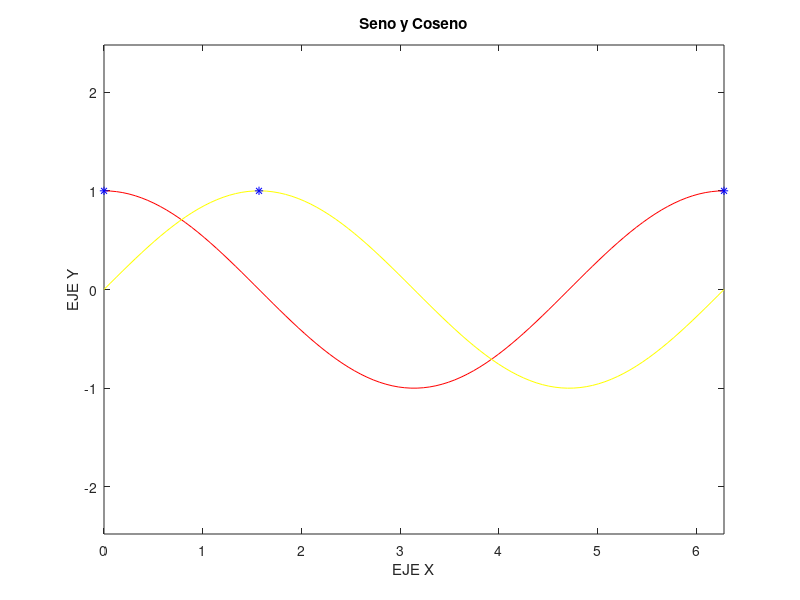

Here is the MATLAB script that generated this plot:
%Seno y coseno imprime las funciones seno y coseno con
% * en los maximos
theta=linspace(0,2*pi,100);
x=cos(theta);y=sin(theta);
plot(theta,x,'r',theta,y,'y',pi/2,1,'*b',0,1,'*b',2*pi,1,'*b');
axis('equal')
xlabel('EJE X'); ylabel('EJE Y');
title('Seno y Coseno')
